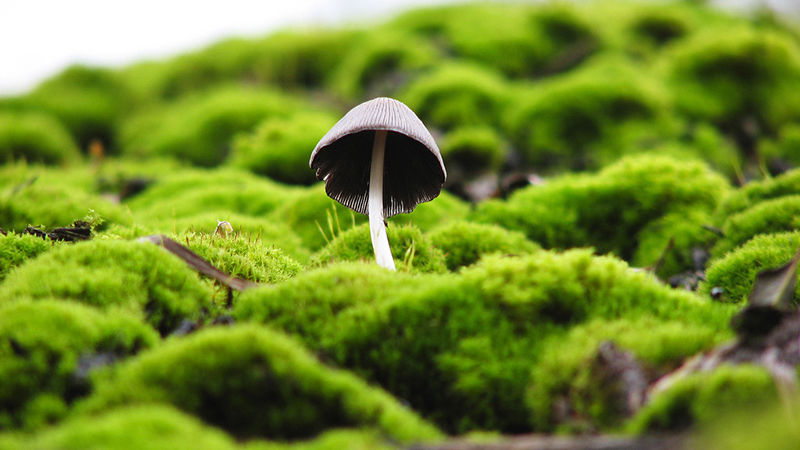
#> input picture src1.jpg, 800 x 450 px
$ python ex_4.py
#> lines starting #> are read from the running program, lines starting #| are printed output that depends on the picture
import cv2
import numpy as np

# 加载两张图片
src1 = cv2.imread('src1.jpg')
#> src1 is the input picture: shape (450, 800, 3); mean B, G, R 41.7, 135.9, 113.1
src2 = cv2.imread('src2.jpg')
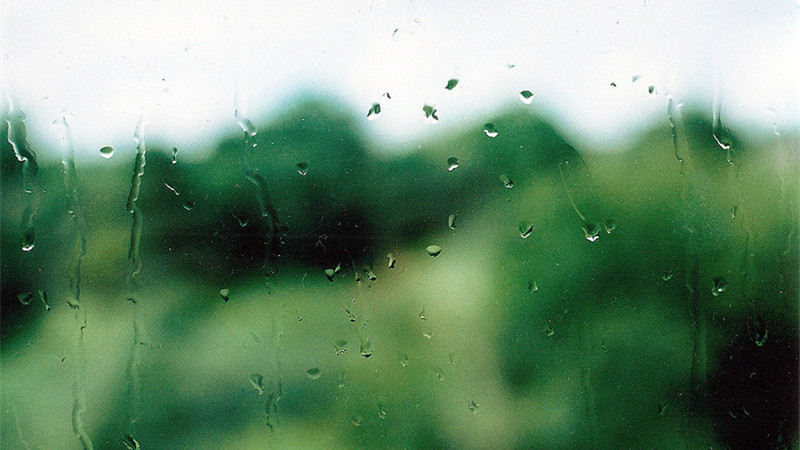
#> input picture src2.jpg, 800 x 450 px
#> src2 is the input picture: shape (450, 800, 3); mean B, G, R 113.5, 142, 109.7

# 缩小图像尺寸
src1 = cv2.resize(src1, (400, 200))
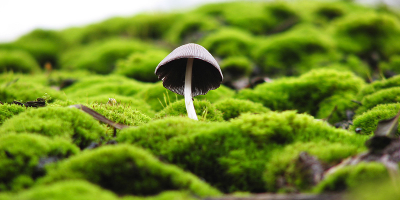
#> src1: shape (200, 400, 3); mean B, G, R 41.6, 135.8, 113.1
src2 = cv2.resize(src2, (400, 200))
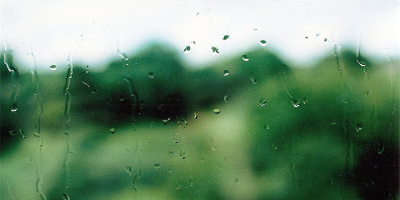
#> src2: shape (200, 400, 3); mean B, G, R 113.5, 141.9, 109.6

# 检查图片是否加载成功
if src1 is None or src2 is None:
    print("无法加载图片")
else:
    # a. 计算diff12并显示
    diff12 = cv2.absdiff(src1, src2)

    # b. 对diff12进行腐蚀和膨胀操作
    kernel = np.ones((5, 5), np.uint8)
    cleandiff = cv2.erode(diff12, kernel, iterations=1)
    cleandiff = cv2.dilate(cleandiff, kernel, iterations=1)
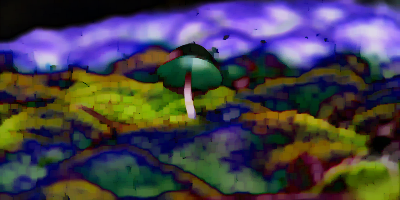
#> cleandiff: shape (200, 400, 3); mean B, G, R 76.8, 64.2, 69

    # c. 对diff12进行膨胀和腐蚀操作
    dirtydiff = cv2.dilate(diff12, kernel, iterations=1)
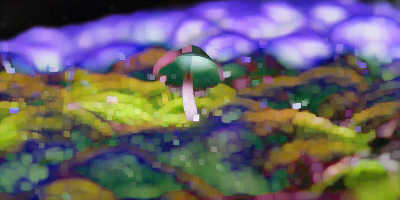
#> dirtydiff: shape (200, 400, 3); mean B, G, R 106.5, 99.2, 104.7
    dirtydiff = cv2.erode(dirtydiff, kernel, iterations=1)
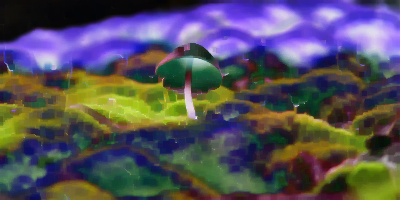
#> dirtydiff: shape (200, 400, 3); mean B, G, R 91, 80.3, 84.6

    combined_image = np.hstack((diff12, cleandiff,dirtydiff))
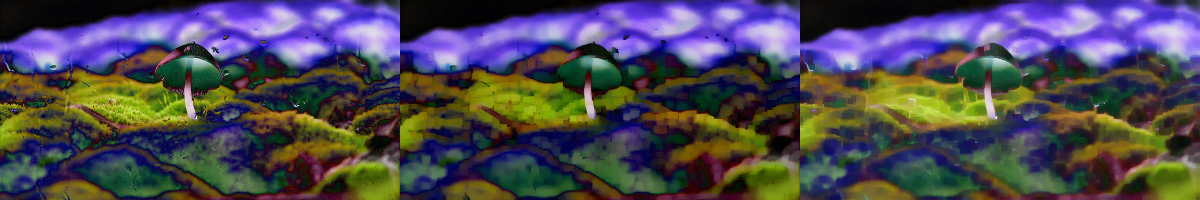
#> combined_image: shape (200, 1200, 3); mean B, G, R 83.9, 72.2, 76.9

    # 显示拼接后的图像
    cv2.imshow('Combined Image', combined_image)

    # 等待按键，然后关闭窗口
    cv2.waitKey(0)
    cv2.destroyAllWindows()
